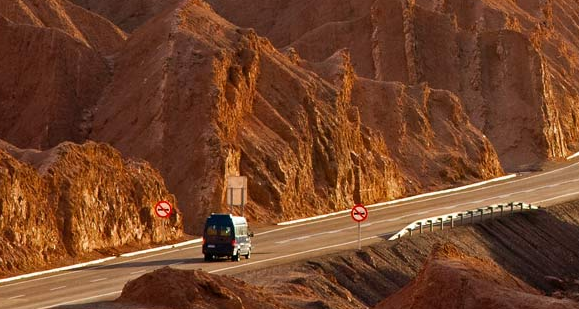
#> input picture src/day_01/demo.png, 579 x 309 px
$ python draw.py
#> lines starting #> are read from the running program, lines starting #| are printed output that depends on the picture
#!/usr/bin/env python
# _*_ coding:utf-8 _*_
# Created by vikey on 2018/2/8

from PIL import Image
from PIL import ImageDraw


def main():
    """
    给图片添加水印
    """
    with Image.open("demo.png") as f:
#> f is the input picture: PIL image 579x309 RGB; mean R, G, B 116.3, 67.5, 40.8
        draw = ImageDraw.Draw(f)
        draw.text((f.size[0] - 100, 30), "2018-02-08", (255, 0, 0))
        f.save('result.png')
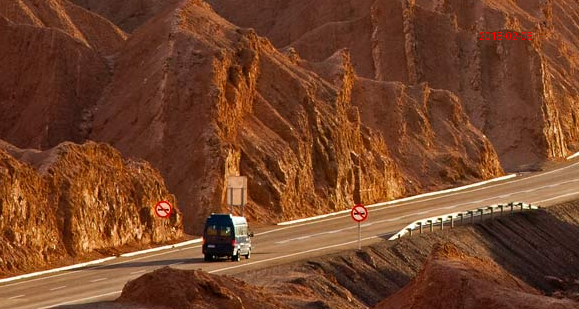
#> saved as result.png: PIL image 579x309 RGB; mean R, G, B 116.4, 67.5, 40.8


if __name__ == '__main__':
    main()
